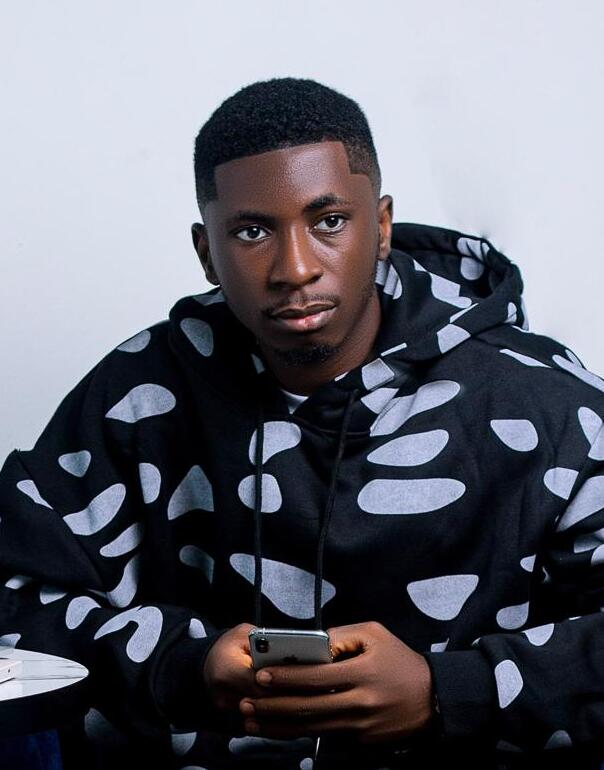
#> input picture offiong.jpg, 604 x 770 px
$ python main.py
#> lines starting #> are read from the running program, lines starting #| are printed output that depends on the picture
import cv2

#read image
img = cv2.imread('offiong.jpg')
#> img is the input picture: shape (770, 604, 3); mean B, G, R 112.1, 102.4, 101.2

#print properties of our image
print(img.shape)
#| (770, 604, 3)

#resize image
resized_img = cv2.resize(img, (302, 385))

#crop image
cropped_img = img[70:600, 80:550]
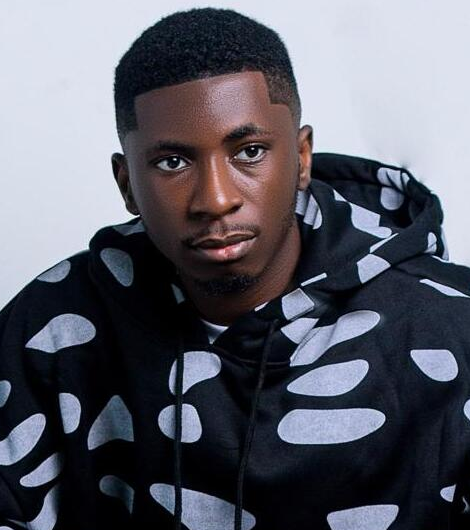
#> cropped_img: shape (530, 470, 3); mean B, G, R 104.9, 94.5, 93.3

# flip image
flipped_img = cv2.flip(img, 1)
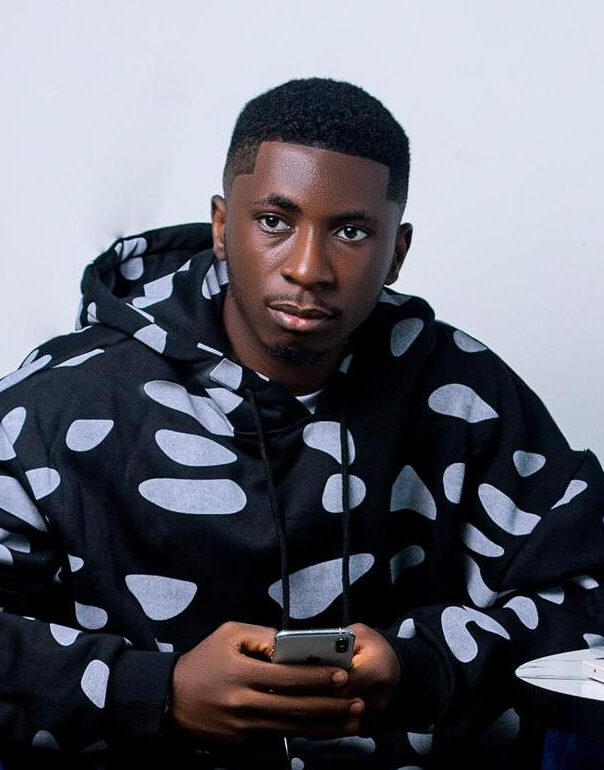
#> flipped_img: shape (770, 604, 3); mean B, G, R 112.1, 102.4, 101.2

# write image
cv2.imwrite('flipped_offiong.jpg', flipped_img)

#visualize (show)

cv2.imshow('image', img)
# cv2.imshow('resized image', resized_img)
cv2.imshow('flipped-image', flipped_img)
cv2.waitKey(0)

$ run again, with elon.jpg copied over offiong.jpg
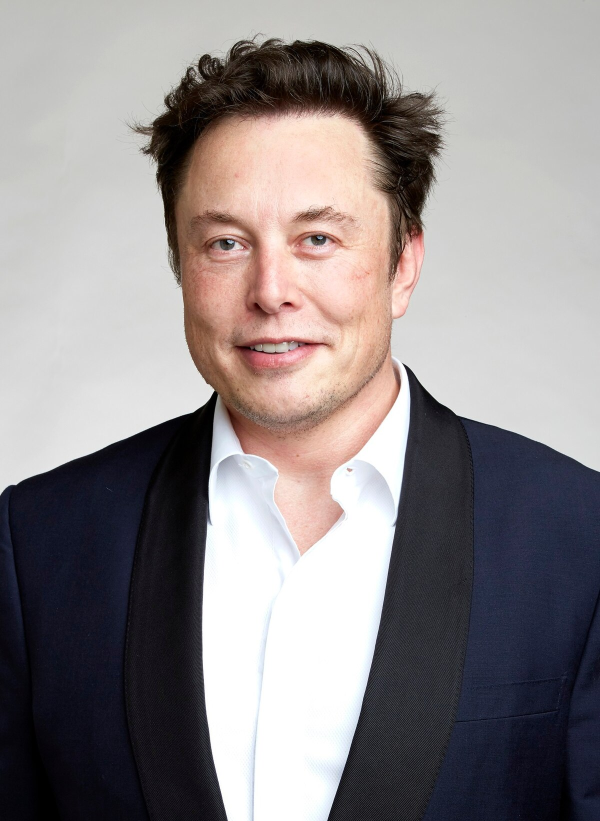
#> input picture elon.jpg, 1200 x 1642 px (shown at 1/2 size)
#> img is the input picture: shape (1642, 1200, 3); mean B, G, R 137.7, 136.8, 142.9
#| (1642, 1200, 3)
#> `cropped_img = img[70:600, 80:550]`:
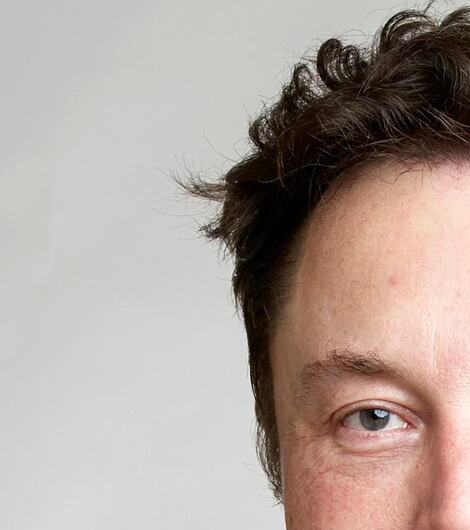
#> cropped_img: shape (530, 470, 3); mean B, G, R 154.1, 161.3, 174.6
#> `flipped_img = cv2.flip(img, 1)`:
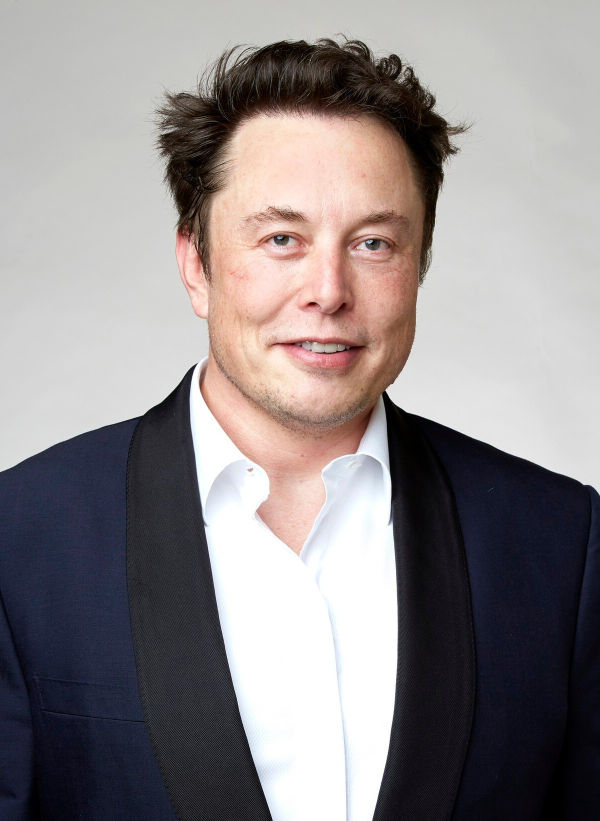
#> flipped_img: shape (1642, 1200, 3) (shown at 1/2 size); mean B, G, R 137.7, 136.8, 142.9
